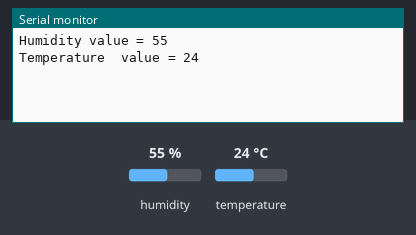
Bench run of a sketch on a simulated ESP32. Parts: the last lines printed to the serial monitor. The test bench sets the inputs (shaded band); at power-on: humidity 55 %, temperature 24 °C.

Above: at 2.2 s.
2.3 s: humidity set to 22 %
At 3.8 s:
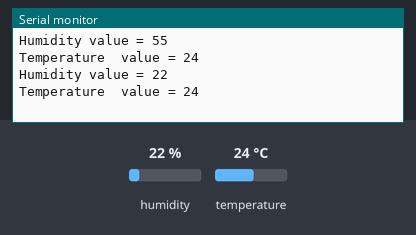
5.0 s: temperature set to 12 °C
At 6.2 s:
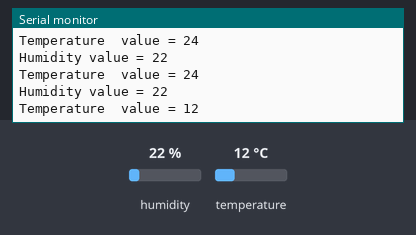
7.7 s: humidity set to 40 %
At 9.8 s:
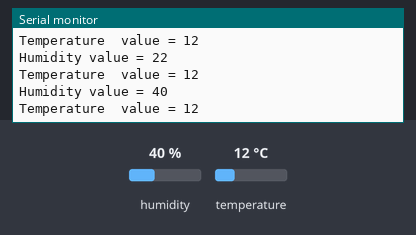
Timing chart, 0 to 11.3 s (numbered marks = the images above; inputs shaded):
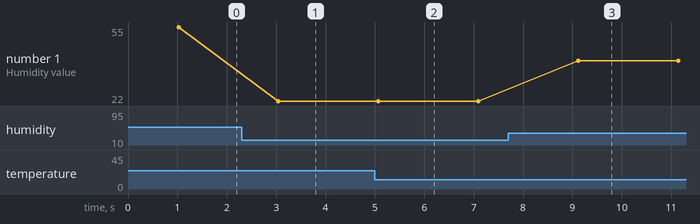

Measured:
- after the input at 2.3 s, the serial monitor: prints a new line after 0.75 s (image 1)
- after the input at 5.0 s, the serial monitor: prints a new line after 0.07 s (image 2)
- after the input at 7.7 s, the serial monitor: prints a new line after 1.4 s (image 3)
- plotted number 1: 55 → 22 after the input at 2.3 s, 22 → 40 after the input at 7.7 s

The sketch:

sketch_feb14a.ino
```cpp
#include <DHT.h>

#define Dht_Sensor_Pin 11
#define Dht_type DHT11

DHT dht_sensor(Dht_Sensor_Pin, Dht_type);

void setup() {
  // initialize serial communication at 115200 bits per second:
  Serial.begin(115200);
  delay(1000);

}

void loop() {
  // read the analog / millivolts value for pin 2:
  int Humi = dht_sensor.readHumidity();
  int Temp = dht_sensor.readTemperature();

  // print out the values you read:
  Serial.printf("Humidity value = %d\n",Humi);
  Serial.printf("Temperature  value = %d\n",Temp);

  delay(2000);  // delay in between reads for as dht11 has 1khz frequency
}
```
